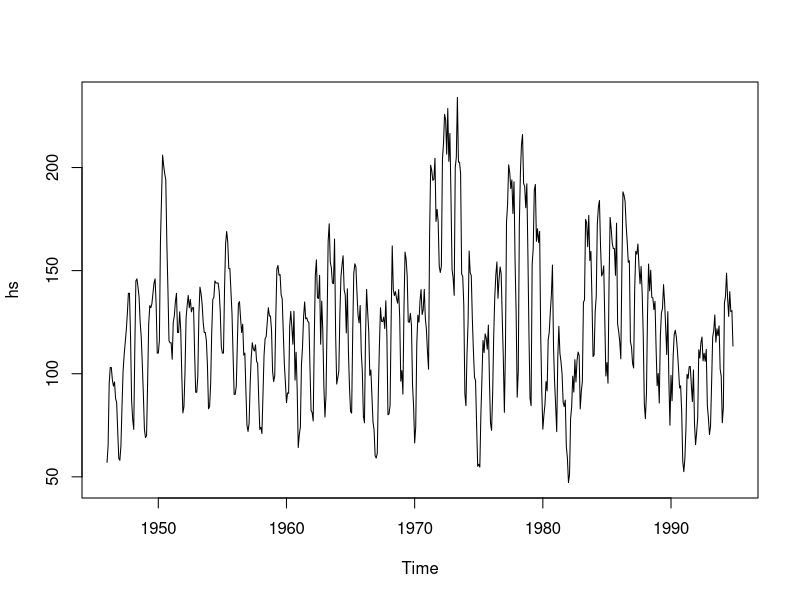
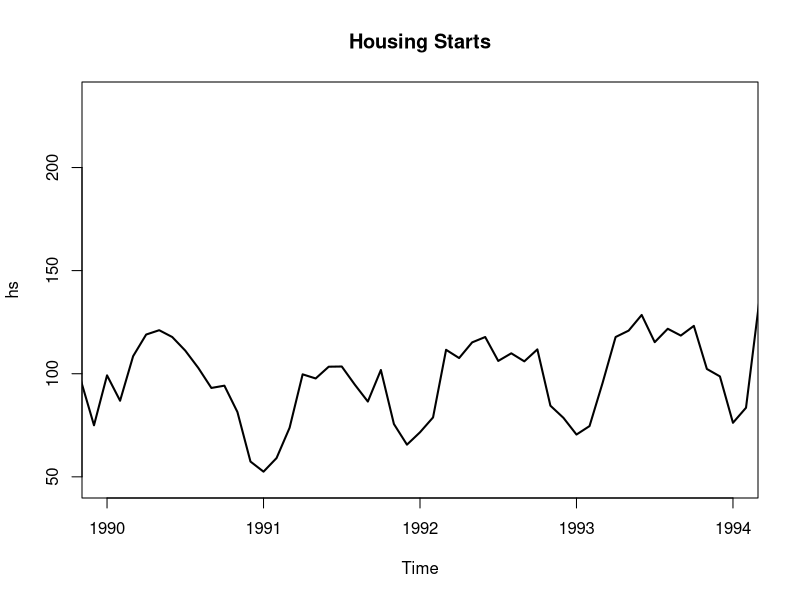
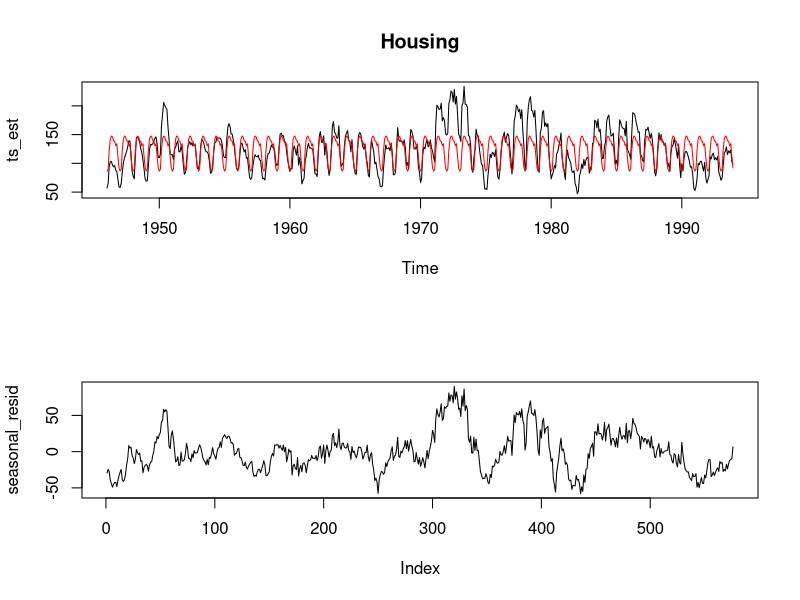
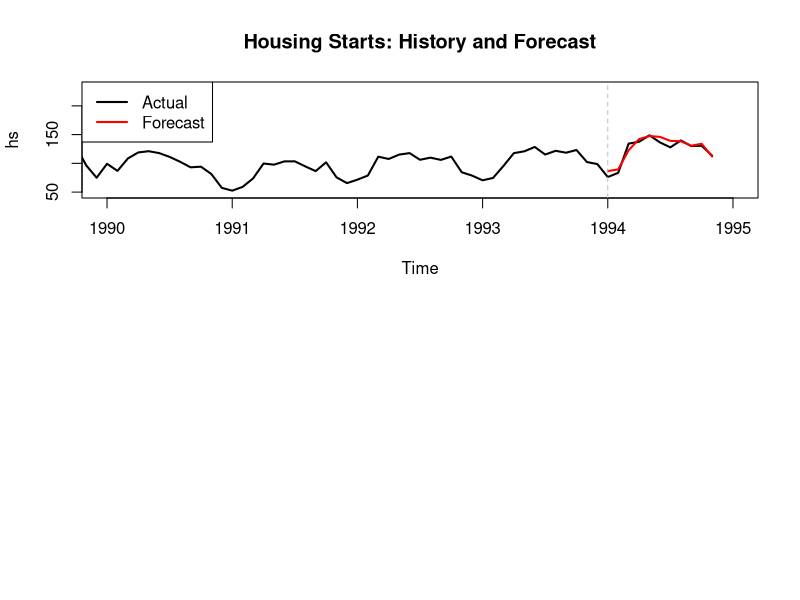

Here is the R script that generated these plots, in order:
#Forecasting housing starts
df <- read.table("fcst6input.dat", header = TRUE)
hs <- ts(df$HSTARTS, start = c(1946, 1), end = c(1994, 11), frequency = 12)
ts_est <- window(hs, end = c(1993, 12))
ts_test <- window(hs, start = c(1994, 1))
plot(hs)
#zoom plt
plot(hs,
     main = "Housing Starts",
     col = "black",
     lwd = 2,
     xlim = c(1990, 1994))

#The figures reveal that there is no trend, so we'll work with the pure seasonal
#model

month <- cycle(ts_est)
month <- factor(month)
t <- 1:length(ts_est)

seasonal <- lm(ts_est ~ month-1)
summary(seasonal)


seasonal_resid<-seasonal$residuals

seasonal_fit<- ts(seasonal$fitted.values,
                 start = start(ts_est),
                 frequency = 12)
par(mfrow=c(2,1))
plot(ts_est, main = "Housing")
lines(seasonal_fit, col = "red")
plot(seasonal_resid,type="l")

t_forecast <- (length(ts_est) + 1):(length(ts_est) + length(ts_test))

month_forecast <- factor(rep(1:12, length.out = length(ts_test)))
newdata <- data.frame(
  t = t_forecast,
  month = factor(rep(1:12, length.out = length(ts_test)))
)

fcst <- predict(seasonal, newdata = newdata)
fcst_ts <- ts(fcst, start = c(1994, 1), frequency = 12)

plot(hs,
     main = "Housing Starts: History and Forecast",
     col = "black",
     lwd = 2,
     xlim = c(1990, 1995))
lines(fcst_ts, col = "red", lwd = 2)

abline(v = 1994, lty = 2, col = "grey")
legend("topleft",
       legend = c("Actual", "Forecast"),
       col = c("black", "red"),
       lty = 1,
       lwd = 2)
